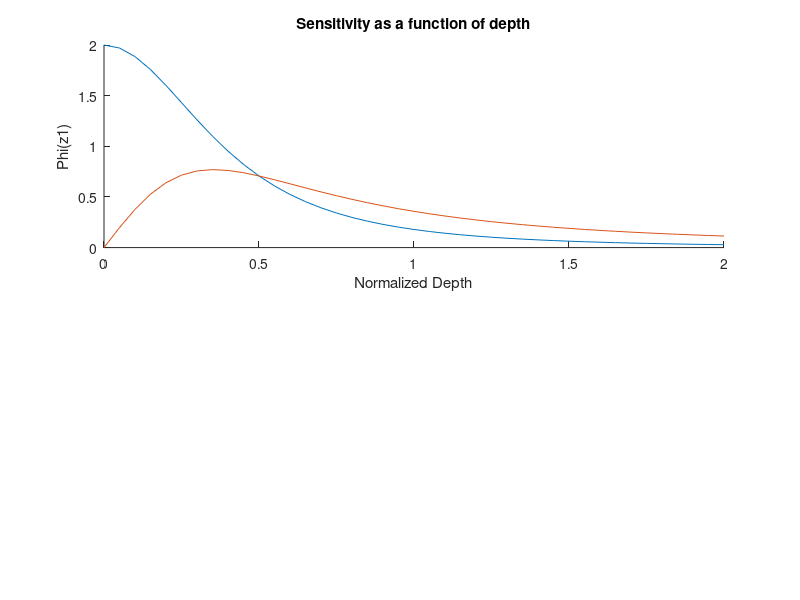

Write MATLAB code to recreate this figure. (Note: this script raises an error after producing the figure.)
clear all
close all

%% Device parameters (VCP)
%Coil spacing [m]
s1=1;
s2=2;

%% Layer properties
%Top layer
cond1=5e-5; %[S/m]

%Thin layer TL
DepthTL=0.5; %[m]
cond2=20e-3; %[S/m]

% Towards phi
Depth=0:0.05:2; %[m]
z1=Depth/s1; %normalized Depth by Coil spacing
z2=Depth/s2;

%for coil spacing 1 PRP
%phi is the sensitivity
%R is the relative contribution to Hs from all material below z1
Phiz1P=2./(4*z1.^2+1).^(3/2); 
Rz1P=2*z1./(4*z1.^2+1).^(1/2);

%for coil spacing 1 HCP
Phiz1H=4*z1./(4*z1.^2+1).^(3/2); 
Rz1H=1-1./(sqrt(4*z1.^2+1));

%Representation of relative influence of current flow as a function of
%depth
figure
hold on
subplot(2,1,1)
hold on
plot(z1,Phiz1P,'-')
plot(z1,Phiz1H,'-')
xlabel('Normalized Depth')
ylabel('Phi(z1)')
title('Sensitivity as a function of depth')
h = legend ({"PRP"}, "HCP");
legend (h, "location", "northeast");
set (h, "fontsize", 20);


subplot(2,1,2)
hold on
plot(z1,Rz1P,'-')
plot(z1,Rz1H,'-')
xlabel('Normalized Depth')
ylabel('R(z1)')
title('Cumulutive response versus depth')



%% From conductivities to apparent conductivities (measured by device)
%conda1=cond1*(1-Rz1)+cond2*Rz1;
%conda2=cond1*(1-Rz2)+cond2*Rz2;
%
%figure
%hold on
%plot(conda1,Rz1,'*g')
%plot(conda2,Rz2,'*r')
%title('Apparent conductivity according to depth z1 of layer boundary')
%xlabel('Normalized Depth')
%ylabel('R(z2)')



